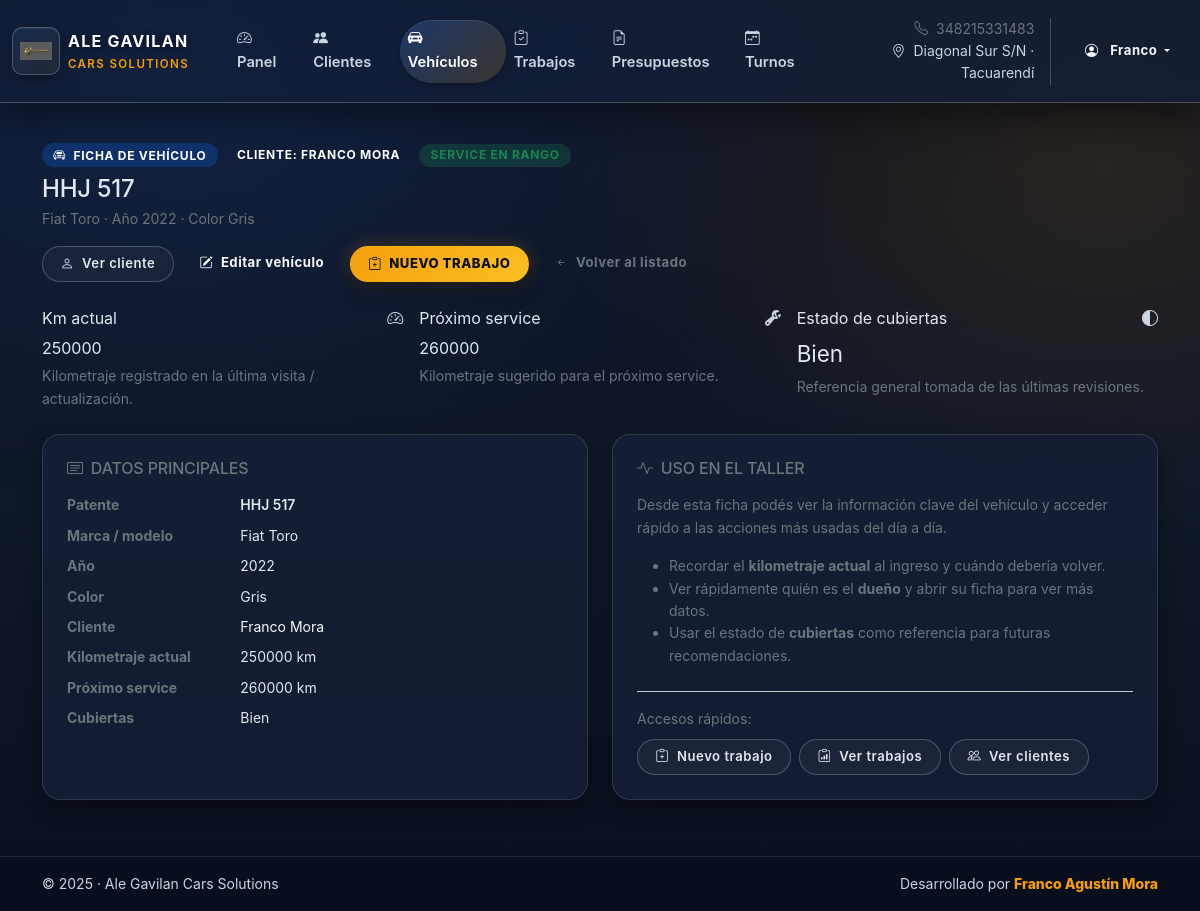
Screenshot of /vehiculos/1/ (signed in) with the database file from the repository.
### taller/models.py (models this page shows, shortened)
class Vehiculo(models.Model):
    cliente = models.ForeignKey(
        Cliente,
        related_name="vehiculos",
        on_delete=models.CASCADE,
    )
    patente = models.CharField(max_length=10, unique=True)
    marca = models.CharField(max_length=50)
    modelo = models.CharField(max_length=100)
    anio = models.PositiveIntegerField("Año", null=True, blank=True)
    color = models.CharField(max_length=50, blank=True)
    kilometraje_actual = models.PositiveIntegerField(
        default=0,
        help_text="Último kilometraje registrado.",
    )
    estado_cubiertas = models.CharField(
        max_length=200,
        blank=True,
        help_text="Ej: Delanteras 70%, traseras 40%.",
    )
    proximo_service_km = models.PositiveIntegerField(
        null=True,
        blank=True,
        help_text="Kilometraje sugerido para el próximo control.",
    )
    proximo_service_fecha = models.DateField(
        null=True,
        blank=True,
        help_text="Fecha sugerida para el próximo control.",
    )
    notas = models.TextField(
        blank=True,
        help_text="Observaciones generales del vehículo.",
    )
    class Meta:
        verbose_name = "Vehículo"
        verbose_name_plural = "Vehículos"
        ordering = ["patente"]

class Cliente(models.Model):
    nombre = models.CharField(max_length=100)
    apellido = models.CharField(max_length=100, blank=True)
    telefono = models.CharField(max_length=50, blank=True)
    email = models.EmailField(blank=True)
    dni = models.CharField("DNI / CUIT", max_length=20, blank=True)
    direccion = models.CharField(max_length=255, blank=True)
    notas = models.TextField(blank=True, help_text="Comentarios generales sobre el cliente.")
    class Meta:
        verbose_name = "Cliente"
        verbose_name_plural = "Clientes"
        ordering = ["nombre", "apellido"]
    @property
    def nombre_completo(self):
        if self.apellido:
            return f"{self.nombre} {self.apellido}"
        return self.nombre

### taller/views.py (the view)
# urls.py: path("vehiculos/<int:pk>/", VehiculoDetailView.as_view(), name="vehiculo_detail"),
class VehiculoDetailView(LoginRequiredMixin, DetailView):
    model = Vehiculo
    template_name = "taller/vehiculo_detail.html"
    context_object_name = "vehiculo"
    login_url = "login"

### taller/templates/taller/vehiculo_detail.html (shortened to what this page needs)
{% extends "taller/base.html" %}
{% block content %}
<div class="d-flex justify-content-between align-items-start mb-4 flex-wrap gap-3">
  <div>
    <div class="d-flex align-items-center gap-2 mb-2">
      <span class="badge rounded-pill bg-primary bg-opacity-25 text-uppercase small">
        <i class="bi bi-car-front me-1"></i> Ficha de vehículo
      </span>
      {% if vehiculo.cliente %}
        <span class="badge rounded-pill bg-primary-soft text-uppercase small">
          Cliente: {{ vehiculo.cliente.nombre_completo }}
        </span>
      {% endif %}
      {% if vehiculo.kilometraje_actual is not None and vehiculo.proximo_service_km %}
        {% if vehiculo.kilometraje_actual >= vehiculo.proximo_service_km %}
          <span class="badge rounded-pill bg-danger bg-opacity-25 text-danger text-uppercase small">
            Service vencido / próximo
          </span>
        {% else %}
          <span class="badge rounded-pill bg-success bg-opacity-25 text-success text-uppercase small">
            Service en rango
          </span>
        {% endif %}
      {% endif %}
    </div>
    <h1 class="h4 mb-1 gradient-text">
      {{ vehiculo.patente }}
    </h1>
    <p class="text-secondary small mb-0">
      {{ vehiculo.marca }} {{ vehiculo.modelo }}
      {% if vehiculo.anio %}· Año {{ vehiculo.anio }}{% endif %}
      {% if vehiculo.color %}· Color {{ vehiculo.color }}{% endif %}
    </p>
  </div>
  <div class="d-flex flex-wrap gap-2">
    {% if vehiculo.cliente %}
      <a href="{% url 'taller:cliente_detail' vehiculo.cliente.pk %}" class="btn btn-outline-premium btn-sm">
        <i class="bi bi-person me-1"></i> Ver cliente
      </a>
    {% endif %}
    <a href="{% url 'taller:vehiculo_update' vehiculo.pk %}" class="btn btn-outline-light btn-sm">
      <i class="bi bi-pencil-square me-1"></i> Editar vehículo
    </a>
    <a href="{% url 'taller:trabajo_create' %}" class="btn btn-brand btn-sm">
      <i class="bi bi-clipboard-plus me-1"></i> Nuevo trabajo
    </a>
    <a href="{% url 'taller:vehiculo_list' %}" class="btn btn-outline-secondary btn-sm">
      <i class="bi bi-arrow-left-short me-1"></i> Volver al listado
    </a>
  </div>
</div>
<div class="row g-3 mb-4">
  <div class="col-12 col-md-4">
    <div class="stat-pill h-100">
      <div class="d-flex justify-content-between align-items-center mb-1">
        <span class="stat-label">Km actual</span>
        <i class="bi bi-speedometer2 text-muted"></i>
      </div>
      <div class="stat-value">
        {% if vehiculo.kilometraje_actual is not None %}
          {{ vehiculo.kilometraje_actual }}
        {% else %}
          0
        {% endif %}
      </div>
      <div class="small text-secondary mt-1">
        Kilometraje registrado en la última visita / actualización.
      </div>
    </div>
  </div>
  <div class="col-12 col-md-4">
    <div class="stat-pill h-100">
      <div class="d-flex justify-content-between align-items-center mb-1">
        <span class="stat-label">Próximo service</span>
        <i class="bi bi-wrench-adjustable text-muted"></i>
      </div>
      <div class="stat-value">
        {% if vehiculo.proximo_service_km %}
          {{ vehiculo.proximo_service_km }}
        {% else %}
          —
        {% endif %}
      </div>
      <div class="small text-secondary mt-1">
        Kilometraje sugerido para el próximo service.
      </div>
    </div>
  </div>
  <div class="col-12 col-md-4">
    <div class="stat-pill h-100">
      <div class="d-flex justify-content-between align-items-center mb-1">
        <span class="stat-label">Estado de cubiertas</span>
        <i class="bi bi-circle-half text-muted"></i>
      </div>
      <div class="stat-value" style="font-size: 1.4rem;">
        {% if vehiculo.estado_cubiertas %}
          {{ vehiculo.estado_cubiertas|truncatechars:18 }}
        {% else %}
          N/D
        {% endif %}
      </div>
      <div class="small text-secondary mt-1">
        Referencia general tomada de las últimas revisiones.
      </div>
    </div>
  </div>
</div>
<div class="row g-4">
  <div class="col-12 col-lg-6">
    <div class="card-premium p-4 h-100">
      <h2 class="h6 text-uppercase text-secondary mb-3">
        <i class="bi bi-card-text me-2"></i>Datos principales
      </h2>
      <dl class="row small mb-0">
        <dt class="col-4 text-secondary">Patente</dt>
        <dd class="col-8 fw-semibold">{{ vehiculo.patente }}</dd>
        <dt class="col-4 text-secondary">Marca / modelo</dt>
        <dd class="col-8">
          {{ vehiculo.marca|default:"" }} {{ vehiculo.modelo|default:"" }}
        </dd>
        {% if vehiculo.anio %}
          <dt class="col-4 text-secondary">Año</dt>
          <dd class="col-8">{{ vehiculo.anio }}</dd>
        {% endif %}
        {% if vehiculo.color %}
          <dt class="col-4 text-secondary">Color</dt>
          <dd class="col-8">{{ vehiculo.color }}</dd>
        {% endif %}
        {% if vehiculo.cliente %}
          <dt class="col-4 text-secondary">Cliente</dt>
          <dd class="col-8">
            <a href="{% url 'taller:cliente_detail' vehiculo.cliente.pk %}"
               class="link-light link-underline-opacity-0 link-underline-opacity-100-hover">
              {{ vehiculo.cliente.nombre_completo }}
            </a>
          </dd>
        {% endif %}
        <dt class="col-4 text-secondary">Kilometraje actual</dt>
        <dd class="col-8">
          {% if vehiculo.kilometraje_actual is not None %}
            {{ vehiculo.kilometraje_actual }} km
          {% else %}
            —
          {% endif %}
        </dd>
        <dt class="col-4 text-secondary">Próximo service</dt>
        <dd class="col-8">
          {% if vehiculo.proximo_service_km %}
            {{ vehiculo.proximo_service_km }} km
          {% else %}
            —
          {% endif %}
        </dd>
        <dt class="col-4 text-secondary">Cubiertas</dt>
        <dd class="col-8">
          {{ vehiculo.estado_cubiertas|default:"—" }}
        </dd>
      </dl>
    </div>
  </div>
  <div class="col-12 col-lg-6">
    <div class="card-premium p-4 h-100">
      <h2 class="h6 text-uppercase text-secondary mb-3">
        <i class="bi bi-activity me-2"></i>Uso en el taller
      </h2>
      <p class="small text-secondary mb-3">
        Desde esta ficha podés ver la información clave del vehículo y acceder rápido
        a las acciones más usadas del día a día.
      </p>
      <ul class="small text-secondary mb-4">
        <li>Recordar el <strong>kilometraje actual</strong> al ingreso y cuándo debería volver.</li>
        <li>Ver rápidamente quién es el <strong>dueño</strong> y abrir su ficha para ver más datos.</li>
        <li>Usar el estado de <strong>cubiertas</strong> como referencia para futuras recomendaciones.</li>
      </ul>
      <div class="border-top border-secondary-subtle pt-3 mt-2">
        <p class="small text-secondary mb-2">Accesos rápidos:</p>
        <div class="d-flex flex-wrap gap-2">
          <a href="{% url 'taller:trabajo_create' %}" class="btn btn-outline-premium btn-sm">
            <i class="bi bi-clipboard-plus me-1"></i> Nuevo trabajo
          </a>
          <a href="{% url 'taller:trabajo_list' %}" class="btn btn-outline-premium btn-sm">
            <i class="bi bi-clipboard-data me-1"></i> Ver trabajos
          </a>
          <a href="{% url 'taller:cliente_list' %}" class="btn btn-outline-premium btn-sm">
            <i class="bi bi-people me-1"></i> Ver clientes
          </a>
        </div>
      </div>
    </div>
  </div>
</div>
{% endblock %}

### taller/templates/taller/base.html (shortened to what this page needs)
{% load static %}
<!doctype html>
<html lang="es" class="h-100">
  <head>
    <link href="https://cdn.jsdelivr.net/npm/bootstrap@5.3.3/dist/css/bootstrap.min.css" rel="stylesheet">
    <link rel="stylesheet" href="https://cdn.jsdelivr.net/npm/bootstrap-icons@1.11.3/font/bootstrap-icons.min.css">
    <link rel="stylesheet" href="{% static 'taller/css/main.css' %}">
  </head>
  <body class="d-flex flex-column min-vh-100">
    <nav class="navbar navbar-expand-lg navbar-premium navbar-dark" id="mainNav" aria-label="Navegación principal">
      <div class="container-fluid">
        <a class="navbar-brand d-flex align-items-center gap-2" href="{% url 'taller:dashboard' %}">
          <span class="brand-logo" aria-hidden="true">
            <img src="{% static 'taller/img/logo.png' %}" alt="Logo Ale Gavilan Cars Solutions">
          </span>
          <div class="d-flex flex-column brand-text">
            <span class="brand-title fw-bold">Ale Gavilan</span>
            <small class="brand-subtitle">Cars Solutions</small>
          </div>
        </a>
        <div class="collapse navbar-collapse" id="mainNavbar">
          <ul class="navbar-nav me-auto mb-2 mb-lg-0 ms-lg-4">
            <li class="nav-item">
              <a class="nav-link {% if request.resolver_match.url_name == 'dashboard' %}active{% endif %}"
                 href="{% url 'taller:dashboard' %}"
                 {% if request.resolver_match.url_name == 'dashboard' %}aria-current="page"{% endif %}>
                <i class="bi bi-speedometer2 me-2"></i>Panel
              </a>
            </li>
            <li class="nav-item">
              <a class="nav-link {% if request.resolver_match.url_name == 'cliente_list' %}active{% endif %}"
                 href="{% url 'taller:cliente_list' %}"
                 {% if request.resolver_match.url_name == 'cliente_list' %}aria-current="page"{% endif %}>
                <i class="bi bi-people-fill me-2"></i>Clientes
              </a>
            </li>
            <li class="nav-item">
              <a class="nav-link {% if request.resolver_match.url_name == 'vehiculo_list' %}active{% endif %}"
                 href="{% url 'taller:vehiculo_list' %}"
                 {% if request.resolver_match.url_name == 'vehiculo_list' %}aria-current="page"{% endif %}>
                <i class="bi bi-car-front-fill me-2"></i>Vehículos
              </a>
            </li>
            <li class="nav-item">
              <a class="nav-link {% if request.resolver_match.url_name == 'trabajo_list' %}active{% endif %}"
                 href="{% url 'taller:trabajo_list' %}"
                 {% if request.resolver_match.url_name == 'trabajo_list' %}aria-current="page"{% endif %}>
                <i class="bi bi-clipboard-check me-2"></i>Trabajos
              </a>
            </li>
            <li class="nav-item">
              <a class="nav-link {% if request.resolver_match.url_name == 'presupuesto_list' %}active{% endif %}"
                 href="{% url 'taller:presupuesto_list' %}"
                 {% if request.resolver_match.url_name == 'presupuesto_list' %}aria-current="page"{% endif %}>
                <i class="bi bi-file-earmark-text me-2"></i>Presupuestos
              </a>
            </li>
            <li class="nav-item">
              <a class="nav-link {% if request.resolver_match.url_name == 'turno_list' %}active{% endif %}"
                 href="{% url 'taller:turno_list' %}"
                 {% if request.resolver_match.url_name == 'turno_list' %}aria-current="page"{% endif %}>
                <i class="bi bi-calendar-week me-2"></i>Turnos
              </a>
            </li>
          </ul>
          <div class="d-flex align-items-center gap-3">
            <div class="d-none d-lg-flex flex-column text-end small">
              <span class="text-secondary">
                <i class="bi bi-telephone me-1"></i> 348215331483
              </span>
              <span class="text-muted">
                <i class="bi bi-geo-alt me-1"></i> Diagonal Sur S/N · Tacuarendí
              </span>
            </div>
            {% if request.user.is_authenticated %}
              <div class="dropdown">
                <button
                  class="btn btn-outline-light btn-sm dropdown-toggle"
                  type="button"
                  data-bs-toggle="dropdown"
                  data-bs-display="static"
                  aria-expanded="false"
                >
                  <i class="bi bi-person-circle me-2"></i>
                  {{ request.user.get_short_name|default:request.user.username }}
                </button>
              </div>
            {% else %}
              <a class="btn btn-outline-light btn-sm" href="{% url 'login' %}">
                <i class="bi bi-box-arrow-in-right me-2"></i>Ingresar
              </a>
            {% endif %}
          </div>
        </div>
      </div>
    </nav>
    <main id="mainContent" class="container flex-grow-1">
      {% block content %}{% endblock %}
    </main>
    <footer class="footer-premium mt-auto">
      <div class="container py-3">
        <div class="d-flex flex-column flex-md-row justify-content-between align-items-center gap-2 small text-muted">
          <div>© {% now "Y" %} · Ale Gavilan Cars Solutions</div>
          <div>Desarrollado por <strong>Franco Agustín Mora</strong></div>
        </div>
      </div>
    </footer>
  </body>
</html>

### rows the page displays
Vehiculo: cliente.nombre_completo "FRANCO MORA", patente "HHJ 517", marca "Fiat", modelo "Toro", anio "2022", color "Gris", kilometraje_actual "250000", proximo_service_km "260000", estado_cubiertas "Bien", cliente.nombre_completo "Franco Mora"

### other values shown
{{ request.user.get_short_name|default:request.user.username }} "Franco"
